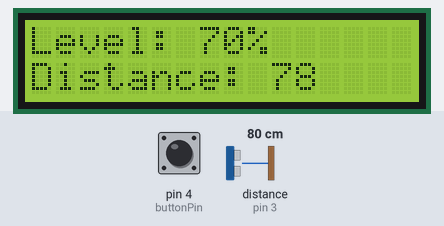
Recording of a sketch running on a simulated Arduino Uno, built with avr-gcc and run on an emulated ATmega328P. Shown: 16×2 character LCD. Wiring (inferred from the names in the program): ultrasonic range finder: trigger pin 2; echo pin 3. Inputs (shaded band) come from the test bench; at power-on: distance to the obstacle (sensor on pin 3) 80 cm, pin 4 (buttonPin) HIGH. The echo pulse lasts 58.3 µs per cm; EEPROM starts erased.

Above: at 1.2 s.
1.3 s: distance to the obstacle (sensor on pin 3) set to 2 cm
At 2.6 s:
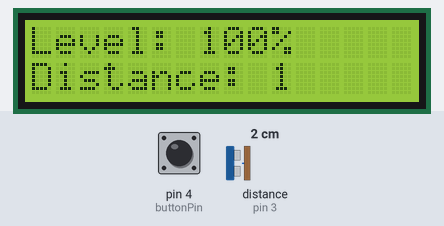
4.3 s: pin 4 (buttonPin) pulled LOW for 0.15 s
At 5.5 s:
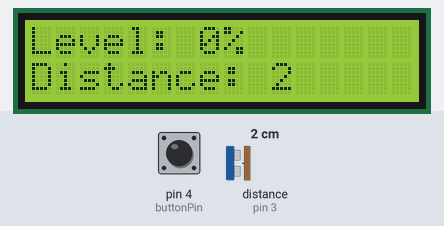
7.4 s: distance to the obstacle (sensor on pin 3) set to 4 cm
At 8.6 s:
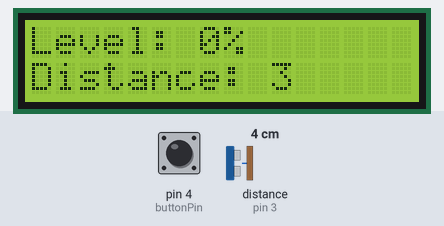
10.4 s: pin 4 (buttonPin) pulled LOW for 1 s
14.4 s: pin 4 (buttonPin) pulled LOW for 0.15 s
17.5 s: distance to the obstacle (sensor on pin 3) set to 18 cm
At 18.6 s:
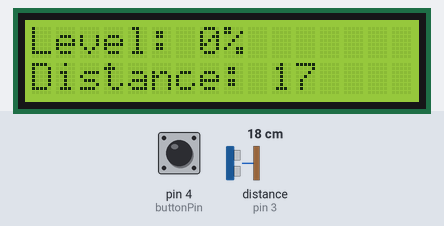
Timing chart, 0 to 20.5 s (numbered marks = the images above; inputs shaded):
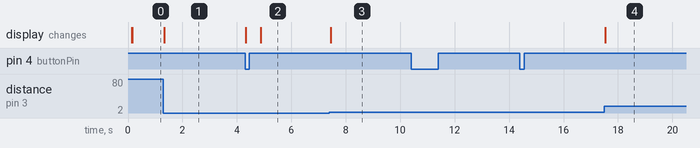

The sketch:

level_sensor.ino
```cpp
#include <Wire.h>
#include <LCD_I2C.h>
#include <EEPROM.h>

const int buttonPin = 4;
const int triggerPin = 2;
const int echoPin = 3;

LCD_I2C lcd(0x27, 16, 2);

int storedDistance = 0; // Initialize stored distance

void setup() {
  pinMode(buttonPin, INPUT_PULLUP);
  pinMode(triggerPin, OUTPUT);
  pinMode(echoPin, INPUT);

  lcd.begin();
  lcd.backlight(); // Turn on the backlight
  lcd.setCursor(0, 0);
  lcd.print("Distance: ");

  // Load the stored distance from EEPROM
  storedDistance = EEPROM.read(0);
  displayDistance(storedDistance);
}

void loop() {
  if (digitalRead(buttonPin) == LOW) {
    // Button is pressed, measure distance and update stored distance
    storedDistance = measureDistance();

    // Store the updated distance in EEPROM
    EEPROM.write(0, storedDistance);

    // Display the updated distance
    displayDistance(storedDistance);
    delay(500); // Add a delay to avoid multiple rapid button presses
  }

  // Measure distance continuously and update the display
  int currentDistance = measureDistance();
  displayDistance(currentDistance);
}

int measureDistance() {
  digitalWrite(triggerPin, LOW);
  delayMicroseconds(2);
  digitalWrite(triggerPin, HIGH);
  delayMicroseconds(10);
  digitalWrite(triggerPin, LOW);

  unsigned long duration = pulseIn(echoPin, HIGH);
  int distance = duration * 0.034 / 2; // Convert to centimeters

  return distance;
}

void displayDistance(int distance) {
  int percentage = map(distance, 0, storedDistance, 100, 0);
  percentage = constrain(percentage, 0, 100); // Ensure percentage is within bounds

  lcd.clear(); // Clear the entire LCD
  lcd.setCursor(0, 0);
  lcd.print("Level: " + String(percentage) + "%");
  lcd.setCursor(0, 1);
  lcd.print("Distance: " + String(distance));
}
```

Measured:
- after the input at 1.3 s, the display: changes at once (image 1)
- after the input at 4.3 s, the display: first changes at once (image 2 shows a later state)
- after the input at 7.4 s, the display: changes at once (image 3)
- after the input at 10.4 s, every drawn part: stays the same
- after the input at 14.4 s, every drawn part: stays the same
- after the input at 17.5 s, the display: changes at once (image 4)
